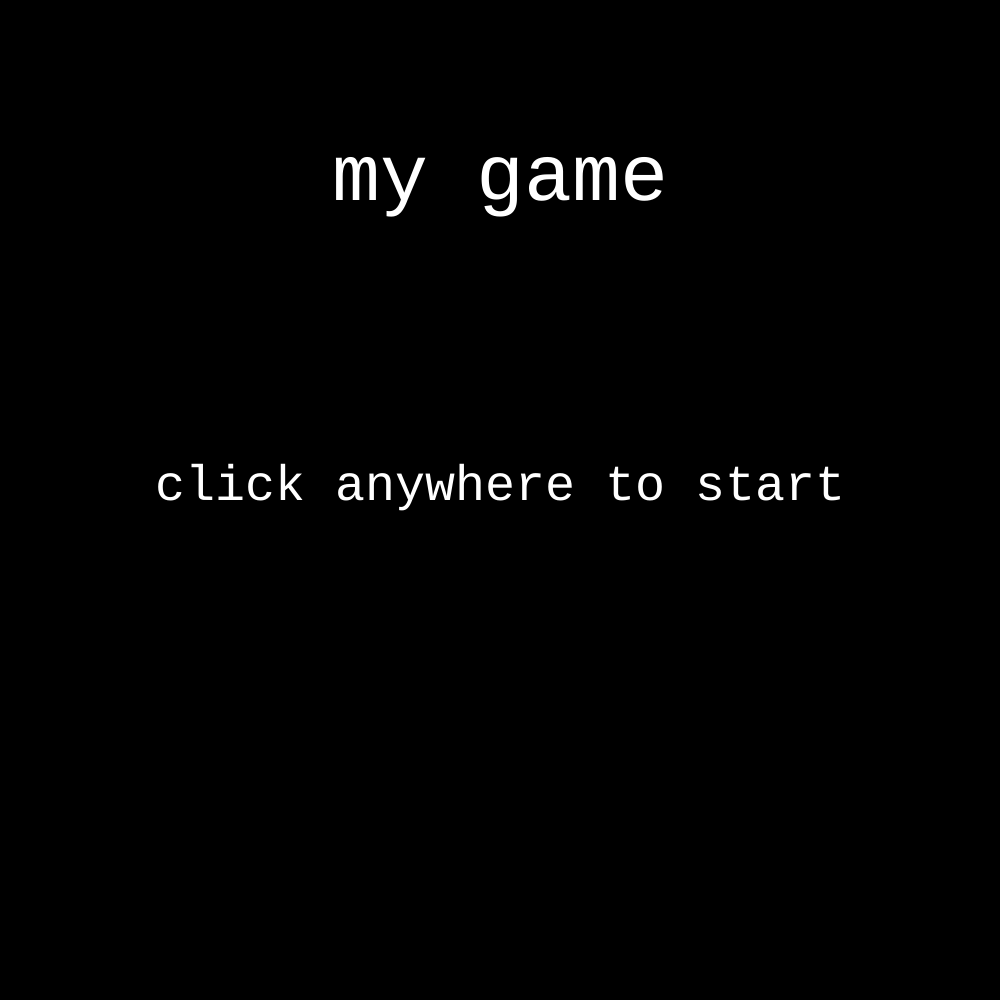
Frame 1 (no input)
Frame 60 (no input): identical to frame 1, image omitted
Frame 120 (the mouse pressed at the canvas centre since frame 60): identical to frame 1, image omitted

The p5.js sketch that drew this single still picture (run headless with seeded random() and noise() and a simulated clock; from frame 60 on, the mouse is pressed at the canvas centre):

// p5.js sketch
// ── sketch.js
'use strict';

let state = 'title';
let cnv;
let points=0;
let w=1000;
let h=1000;

function setup() {
  cnv=createCanvas(w, h);
  textFont('monospace');
}

function draw() {
  switch (state) {
    case 'title':
      title();
      cnv.mouseClicked(titleMouseClicked);
      break;
    case 'level 1':
      level1();
      cnv.mouseClicked(level1MouseClicked);
      break;
      case 'you win':
      youWin();
      cnv.mouseClicked(youWinMouseClicked);
      break;
    default:
      break;
  }

  // if (state === 'title')
  // {
  //   title();
  //   cnv.mouseClicked(titleMouseClicked);
  // }
  // else if (state === 'level 1&&points')
  // {
  //   level1();
  //   cnv.mouseClicked(level1MouseClicked);
  // }
  // else
  // {

  // }
}


function title() {
background(0);
textSize(80);
fill(255);
textAlign(CENTER);
text('my game', w/2, h/5);
textSize(50);
text("click anywhere to start",w/2, h/2);

}

function titleMouseClicked(){
  console.log('canvas is clicked on title page');
  state = 'level 1';
}

function level1()
{
  background(50,150,200);
  text('click for points',w/2,h-30);

}



function level1MouseClicked(){
  points++;
  console.log('points = ' + points);
  if(points>=10){
    state='you win';
  }

  // points=poins+1;
  //points+=1;
}

function youWin(){
  background(255,50,80);
  textSize(80);
  stroke(255);
  text('you win', w/2, h/2);
  textSize(50);
  text("click anywhere to restart",w/2, h*3/4);

}
function youWinMouseClicked(){
  state='level 1';
  points=0;

}

// ── style.css
html, body {
  margin: 0;
  padding: 0;
}

canvas {
  display: block;
  margin: 50px auto 50px auto;
  /* margin-left:  auto;
  margin-right: auto; */

}
